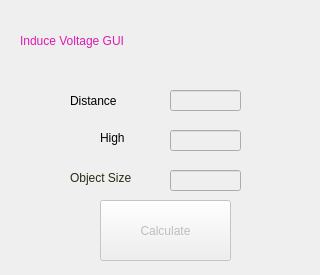
<?xml version="1.0" encoding="UTF-8"?>
<ui version="4.0">
 <class>Main</class>
 <widget class="QWidget" name="Main">
  <property name="windowModality">
   <enum>Qt::WindowModal</enum>
  </property>
  <property name="enabled">
   <bool>false</bool>
  </property>
  <property name="geometry">
   <rect>
    <x>0</x>
    <y>0</y>
    <width>320</width>
    <height>275</height>
   </rect>
  </property>
  <property name="sizePolicy">
   <sizepolicy hsizetype="Fixed" vsizetype="Fixed">
    <horstretch>0</horstretch>
    <verstretch>0</verstretch>
   </sizepolicy>
  </property>
  <property name="minimumSize">
   <size>
    <width>320</width>
    <height>275</height>
   </size>
  </property>
  <property name="maximumSize">
   <size>
    <width>320</width>
    <height>275</height>
   </size>
  </property>
  <property name="windowTitle">
   <string>Induce Voltage GUI</string>
  </property>
  <widget class="QLabel" name="TextMain">
   <property name="geometry">
    <rect>
     <x>20</x>
     <y>10</y>
     <width>311</width>
     <height>61</height>
    </rect>
   </property>
   <property name="styleSheet">
    <string notr="true">font: 24pt &quot;MonoLisa&quot;;
color: rgb(222, 28, 181);</string>
   </property>
   <property name="text">
    <string>Induce Voltage GUI</string>
   </property>
   <property name="textFormat">
    <enum>Qt::AutoText</enum>
   </property>
  </widget>
  <widget class="QLabel" name="Distance_label">
   <property name="geometry">
    <rect>
     <x>70</x>
     <y>90</y>
     <width>91</width>
     <height>21</height>
    </rect>
   </property>
   <property name="styleSheet">
    <string notr="true">font: 15pt &quot;MonoLisa&quot;;
color: rgb(0, 0, 0);</string>
   </property>
   <property name="text">
    <string>Distance</string>
   </property>
  </widget>
  <widget class="QLabel" name="High_label">
   <property name="geometry">
    <rect>
     <x>100</x>
     <y>130</y>
     <width>41</width>
     <height>16</height>
    </rect>
   </property>
   <property name="styleSheet">
    <string notr="true">font: 15pt &quot;MonoLisa&quot;;
color: rgb(0, 0, 0);</string>
   </property>
   <property name="text">
    <string>High</string>
   </property>
  </widget>
  <widget class="QLabel" name="Size_label">
   <property name="geometry">
    <rect>
     <x>70</x>
     <y>170</y>
     <width>81</width>
     <height>16</height>
    </rect>
   </property>
   <property name="styleSheet">
    <string notr="true">font: 15pt &quot;.AppleSystemUIFont&quot;;
color: rgb(40, 43, 18);</string>
   </property>
   <property name="text">
    <string>Object Size</string>
   </property>
  </widget>
  <widget class="QLineEdit" name="Distane_in">
   <property name="enabled">
    <bool>false</bool>
   </property>
   <property name="geometry">
    <rect>
     <x>170</x>
     <y>90</y>
     <width>71</width>
     <height>21</height>
    </rect>
   </property>
   <property name="inputMethodHints">
    <set>Qt::ImhDigitsOnly</set>
   </property>
  </widget>
  <widget class="QLineEdit" name="High_in">
   <property name="geometry">
    <rect>
     <x>170</x>
     <y>130</y>
     <width>71</width>
     <height>21</height>
    </rect>
   </property>
   <property name="inputMethodHints">
    <set>Qt::ImhDigitsOnly</set>
   </property>
  </widget>
  <widget class="QLineEdit" name="Size_in">
   <property name="geometry">
    <rect>
     <x>170</x>
     <y>170</y>
     <width>71</width>
     <height>21</height>
    </rect>
   </property>
   <property name="inputMethodHints">
    <set>Qt::ImhDigitsOnly</set>
   </property>
  </widget>
  <widget class="QPushButton" name="pushButton">
   <property name="geometry">
    <rect>
     <x>100</x>
     <y>200</y>
     <width>131</width>
     <height>61</height>
    </rect>
   </property>
   <property name="styleSheet">
    <string notr="true">font: 18pt &quot;MonoLisa&quot;;
border-color: rgb(252, 16, 45);
</string>
   </property>
   <property name="text">
    <string notr="true">Calculate</string>
   </property>
   <property name="checkable">
    <bool>true</bool>
   </property>
  </widget>
 </widget>
 <resources/>
 <connections/>
</ui>
